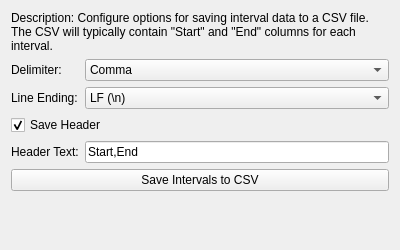
<?xml version="1.0" encoding="UTF-8"?>
<ui version="4.0">
 <class>CSVIntervalSaver_Widget</class>
 <widget class="QWidget" name="CSVIntervalSaver_Widget">
  <property name="geometry">
   <rect>
    <x>0</x>
    <y>0</y>
    <width>400</width>
    <height>250</height>
   </rect>
  </property>
  <property name="windowTitle">
   <string>Form</string>
  </property>
  <layout class="QVBoxLayout" name="verticalLayout">
   <item>
    <widget class="QLabel" name="label_description">
     <property name="text">
      <string>Description: Configure options for saving interval data to a CSV file. The CSV will typically contain "Start" and "End" columns for each interval.</string>
     </property>
     <property name="wordWrap">
      <bool>true</bool>
     </property>
    </widget>
   </item>
   <item>
    <layout class="QGridLayout" name="gridLayout">
     <item row="0" column="0">
      <widget class="QLabel" name="label_delimiter">
       <property name="text">
        <string>Delimiter:</string>
       </property>
      </widget>
     </item>
     <item row="0" column="1">
      <widget class="QComboBox" name="delimiter_combo">
       <item>
        <property name="text">
         <string>Comma</string>
        </property>
       </item>
       <item>
        <property name="text">
         <string>Space</string>
        </property>
       </item>
       <item>
        <property name="text">
         <string>Tab</string>
        </property>
       </item>
      </widget>
     </item>
     <item row="1" column="0">
      <widget class="QLabel" name="label_line_ending">
       <property name="text">
        <string>Line Ending:</string>
       </property>
      </widget>
     </item>
     <item row="1" column="1">
      <widget class="QComboBox" name="line_ending_combo">
       <item>
        <property name="text">
         <string>LF (\n)</string>
        </property>
       </item>
       <item>
        <property name="text">
         <string>CRLF (\r\n)</string>
        </property>
       </item>
      </widget>
     </item>
     <item row="2" column="0" colspan="2">
      <widget class="QCheckBox" name="save_header_checkbox">
       <property name="text">
        <string>Save Header</string>
       </property>
       <property name="checked">
        <bool>true</bool>
       </property>
      </widget>
     </item>
     <item row="3" column="0">
      <widget class="QLabel" name="label_header_text">
       <property name="text">
        <string>Header Text:</string>
       </property>
      </widget>
     </item>
     <item row="3" column="1">
      <widget class="QLineEdit" name="header_text_edit">
       <property name="text">
        <string>Start,End</string>
       </property>
      </widget>
     </item>
    </layout>
   </item>
   <item>
    <widget class="QPushButton" name="save_action_button">
     <property name="text">
      <string>Save Intervals to CSV</string>
     </property>
    </widget>
   </item>
   <item>
    <spacer name="verticalSpacer">
     <property name="orientation">
      <enum>Qt::Orientation::Vertical</enum>
     </property>
     <property name="sizeHint" stdset="0">
      <size>
       <width>20</width>
       <height>40</height>
      </size>
     </property>
    </spacer>
   </item>
  </layout>
 </widget>
 <resources/>
 <connections/>
</ui> 
